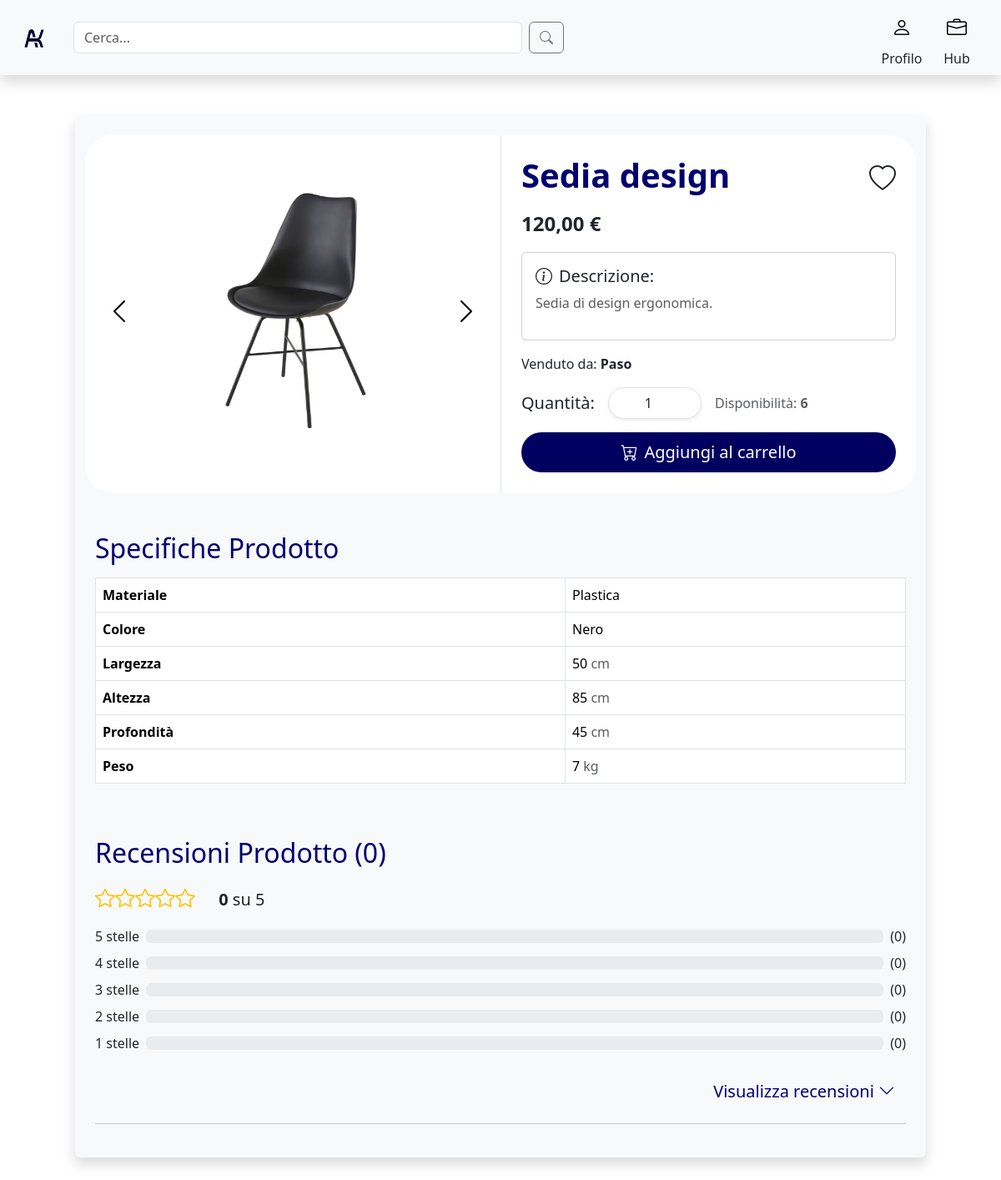
Page /singleProduct.php?id=4 (signed in) on the committed database.
### tables this page shows
create table ImmagineProdotto (
     PercorsoImg VARCHAR(60) not null,
     Icona char not null,
     CodiceProdotto INT not null,
     constraint ID_ImmagineProdotto_ID primary key (PercorsoImg));

CREATE TABLE Prodotto (
    CodiceProdotto INT AUTO_INCREMENT,
    Nome VARCHAR(40) NOT NULL,
    Prezzo FLOAT NOT NULL,
    Descrizione VARCHAR(200) NOT NULL,
    NomeMateriale VARCHAR(40) not null,
    NomeColore VARCHAR(40) not null,
    Peso FLOAT NOT NULL,
    Disponibilita INT NOT NULL DEFAULT 6,
    Altezza FLOAT NOT NULL,
    Larghezza FLOAT NOT NULL,
    Profondita FLOAT NOT NULL,
    ValutazioneMedia FLOAT NOT NULL DEFAULT 0,  
    NumeroRecensioni INT NOT NULL DEFAULT 0,      
    NomeAmbiente VARCHAR(40) NOT NULL,
    NomeCategoria VARCHAR(40) NOT NULL,
    Username VARCHAR(20) NOT NULL,
    Rimosso char NOT NUlL,
    CONSTRAINT ID_Prodotto_ID PRIMARY KEY (CodiceProdotto)
);

### singleProduct.php (called while the page is built, shortened)
<?php
require_once 'bootstrap.php';
$templateParams["titolo"] = "Aeki - SingleProduct";
$templateParams["nome"] = "singleProduct_main.php";
$idprodotto = $_GET["id"];
$templateParams["prodotto"] = $dbh->getProdotto($idprodotto);
$templateParams["immagini"] = $dbh->getProdottoImages($idprodotto);
$templateParams["reviewsStats"] = $dbh->getStarNumber($idprodotto);
$templateParams["reviews"] = $dbh->getProductReviews($idprodotto);
$templateParams["prodotto"]["InWishlist"] = "false";
if (isset($_SESSION['user_id'])) {
    $userId = $_SESSION['user_id'];
    $templateParams["userType"] = $dbh->userType($userId);
}else{
    $templateParams["userType"] = "Cliente";
}
$templateParams["js"] = array("js/addToCart.js","js/likeButton.js","js/singleProductReview.js");
require 'template/base.php';
?>

### db/database.php (called while the page is built, shortened)
<?php
class DatabaseHelper{
    private $db;
    public function __construct($servername, $username, $password, $dbname){
        $this->db = new mysqli($servername, $username, $password, $dbname);
    }
    public function userType($username){
        $stmt = $this->db->prepare("SELECT Tipo FROM Utente WHERE username=?");
        $stmt->bind_param('s',$username);
        $stmt->execute();
        $result = $stmt->get_result()->fetch_assoc();
        $row = $result["Tipo"];
        return $row;
    }
    public function getProdotto($idProdotto){
        $stmt = $this->db->prepare("SELECT * FROM Prodotto WHERE CodiceProdotto=?");
        $stmt->bind_param('s',$idProdotto);
        $stmt->execute();
        $result = $stmt->get_result();
        return $result->fetch_assoc();
    }
    public function getProdottoImages($idProdotto){
        $stmt = $this->db->prepare("SELECT PercorsoImg, Icona FROM ImmagineProdotto WHERE CodiceProdotto=?");
        $stmt->bind_param('s',$idProdotto);
        $stmt->execute();
        $result = $stmt->get_result();
        return $result->fetch_all(MYSQLI_ASSOC);
    }
    public function getStarNumber($idProdotto){
        $stmt = $this->db->prepare("SELECT r.stelle,COUNT(r.IDrecensione) AS numeroRecensioni
                                    FROM Recensione r
                                    WHERE r.CodiceProdotto = ?
                                    GROUP BY r.stelle
                                    ORDER BY r.stelle DESC");
        $stmt->bind_param('i', $idProdotto);
        $stmt->execute();
        $result = $stmt->get_result();
        return $result->fetch_all(MYSQLI_ASSOC);
    }
    public function getProductReviews($idProdotto){
        $stmt = $this->db->prepare("SELECT IDrecensione,Testo,stelle,r.Username AS Cliente
                                    FROM Recensione AS r
                                    JOIN Prodotto AS p ON p.CodiceProdotto = r.CodiceProdotto
                                    WHERE p.CodiceProdotto = ?");
        $stmt->bind_param('i', $idProdotto);
        $stmt->execute();
        $result = $stmt->get_result();
        return $result->fetch_all(MYSQLI_ASSOC);
    }
}
?>

### bootstrap.php (called while the page is built, shortened)
<?php
require_once("utils/functions.php");
require_once("db/database.php");
$dbh = new DatabaseHelper("localhost", "root", "", "aekiDb");
?>

### template/singleProduct_main.php (the view, shortened to what this page needs)
<link rel="stylesheet" href="./css/singleProduct_style.css">
<?php $prodotto = $templateParams["prodotto"];?>
<div class="row d-flex justify-content-center my-5">
    <div class = "col-md-10 col-12 rounded shadow bg-light p-4">
        <div class="row d-flex align-items-stretch bg-white rounded-5 ">
            <div class="col-md-6 d-flex justify-content-center align-items-center">
                <button class="btn me-3" type="button" data-bs-target="#productCarousel" data-bs-slide="prev">
                    <span class="carousel-control-prev-icon" aria-hidden="true"></span>
                </button>
                <div id="productCarousel" class="carousel slide p-2" data-bs-ride="carousel">
                    <div class="carousel-inner">
                        <?php foreach ($templateParams["immagini"] as $img): ?>
                            <?php if ($img["Icona"] == 'Y'): ?>
                                <div class="carousel-item active">
                                    <img src="<?php echo $img["PercorsoImg"]; ?>" class="d-block img-fluid rounded" alt="<?php echo $img["PercorsoImg"]; ?>">
                                </div>
                            <?php else : ?>
                                <div class="carousel-item">
                                    <img src="<?php echo $img["PercorsoImg"]; ?>" class="d-block img-fluid rounded" alt="<?php echo $img["PercorsoImg"]; ?>">
                                </div>
                            <?php endif; ?>
                        <?php endforeach; ?>
                    </div>
                </div>
                <button class="btn ms-3" type="button" data-bs-target="#productCarousel" data-bs-slide="next">
                    <span class="carousel-control-next-icon" aria-hidden="true"></span>
                </button>
            </div>
            <div class="col-md-6 p-4 d-flex border-start flex-column">
                <div class="d-flex align-items-center mb-2">
                    <h1 class="fw-bold flex-grow-1 display-6 " style = "color:#000070"><?php echo $prodotto["Nome"]; ?></h1>
                    <div>
                        <?php if ($prodotto["InWishlist"] == "true"): ?>
                            <span class="bi bi-heart-fill fs-2" data-id="<?php echo htmlspecialchars($prodotto["CodiceProdotto"]); ?>" style="display:inline-block;color:#B00000"></span>
                            <span class="bi bi-heart fs-2" data-id="<?php echo htmlspecialchars($prodotto["CodiceProdotto"]); ?>" style="display:none;"></span>
                        <?php else: ?>
                            <span class="bi bi-heart fs-2" data-id="<?php echo htmlspecialchars($prodotto["CodiceProdotto"]); ?>" style="display:inline-block;"></span>
                        <?php endif; ?>
                    </div>
                </div>
                <div class="mb-3">
                    <span class="fs-4 fw-semibold"><?php echo number_format($prodotto["Prezzo"], 2, ',', ''); ?> €</span>
                </div>
                <div class="card p-3 mb-3">
                    <h2 class="card-title fs-5"><span class="bi bi-info-circle me-2"></span>Descrizione:</h2>
                    <p class="fs-6 text-muted"><?php echo $prodotto["Descrizione"]; ?></p>
                </div>
                <span class="mb-3" >Venduto da: <span class="fw-semibold" ><?php echo $prodotto["Username"]; ?></span></span>
                <div class="d-flex align-items-center mb-3">
                    <label for="quantity" class="me-3 fs-5">Quantità:</label>
                    <input type="number" id="quantity" class="form-control w-25 me-3 rounded-pill px-4 text-center shadow-sm"
                        onchange="updateQuantity(<?php echo $prodotto['Disponibilita']?>)"
                        min="<?php echo $prodotto["Disponibilita"] > 0 ? 1 : 0; ?>"
                        max="<?php echo $prodotto["Disponibilita"]; ?>"
                        value="<?php echo $prodotto["Disponibilita"] > 0 ? 1 : 0; ?>">
                    <span class="text-muted fs-6">Disponibilità:
                        <span class="fw-semibold" style="<?php echo $prodotto["Disponibilita"] < 5 ? 'color:#B00000' : ''; ?>">
                            <?php echo $prodotto["Disponibilita"]; ?>
                        </span>
                    </span>
                </div>
                <button id="addToCartButton" class="btn rounded-pill w-100 py-2 fs-5 hover-shadow" style="background-color: #000060; color: #FFFFFF" data-id="<?php echo htmlspecialchars($prodotto["CodiceProdotto"]); ?> ">
                    <span class="bi bi-cart-plus me-2"></span>Aggiungi al carrello
                </button>
            </div>
        </div>
        <div class="row mt-5 ">
            <div class="col-12">
                <h2 class="mb-3" style = "color:#000070">Specifiche Prodotto</h2>
                <table class="table table-bordered table-rounded">
                    <tbody>
                        <tr>
                            <th>Materiale</th>
                            <td><?php echo $prodotto["NomeMateriale"]?></td>
                        </tr>
                        <tr>
                            <th>Colore</th>
                            <td><?php echo $prodotto["NomeColore"]?></td>
                        </tr>
                        <tr>
                            <th>Largezza</th>
                            <td><?php echo $prodotto["Larghezza"]?> <span class = "text-muted">cm</span></td>
                        </tr>
                        <tr>
                            <th>Altezza</th>
                            <td><?php echo $prodotto["Altezza"]?> <span class = "text-muted">cm</span></td>
                        </tr>
                        <tr>
                            <th>Profondità</th>
                            <td><?php echo $prodotto["Profondita"]?> <span class = "text-muted">cm</span></td>
                        </tr>
                        <tr>
                            <th>Peso</th>
                            <td><?php echo $prodotto["Peso"]?> <span class = "text-muted">kg</span></td>
                        </tr>
                    </tbody>
                </table>
            </div>
        </div>
        <?php $totalReviews = $prodotto["NumeroRecensioni"]?>
        <div class="row mt-5 ">
            <div class="col-12 ">
                <h2 class="mb-3" style = "color:#000070">Recensioni Prodotto<span class = "ms-2">(<?php echo $totalReviews?>)</span></h2>
                <div class=" mb-3">
                    <span class="fs-4 text-warning"><?php echo getStars((int)$prodotto["ValutazioneMedia"]) ?></span>
                    <span class = "ms-4 fs-5 fw-semibold"><?php echo $prodotto["ValutazioneMedia"] ?> <span class = "fs-5 fw-normal"> su 5</span></span>
                </div>
                <?php foreach (range(5, 1) as $stars): ?>
                    <?php
                    $reviewCount = 0;
                    ?>
                    <div class="d-flex align-items-center mb-2">
                        <span class="me-2"><?php echo $stars ?> stelle</span>
                        <div class="progress flex-grow-1">
                        </div>
                        <span class="ms-2">(<?php echo $reviewCount ?>)</span>
                    </div>
                <?php endforeach; ?>
            </div>
            <div class="col-12 mt-3">
                <div class="d-flex justify-content-md-end justify-content-center">
                    <button class="btn btn-link text-decoration-none fs-5" id="toggle-reviews-btn" style="color:#000070">
                        Visualizza recensioni
                        <span class="bi bi-chevron-down" id="toggle-icon"></span>
                    </button>
                </div>
                <hr>
            </div>
        </div>
    </div>
</div>

### css/singleProduct_style.css (style rules this page uses)
.carousel-inner img { max-width: 100%; max-height: 400px; object-fit: contain; }
.carousel-item img { transition: transform 0.1s ease, box-shadow 0.1s ease; cursor: zoom-in; object-fit: contain; }
.carousel-control-prev-icon, .carousel-control-next-icon { filter: invert(1); }

### rows in the picture
immagineprodotto: PercorsoImg (picture)
prodotto: Nome "Sedia design", Prezzo "120,00", Descrizione "Sedia di design ergonomica.", Username "Paso", Disponibilita "1", Disponibilita "6", NomeMateriale "Plastica", NomeColore "Nero", Larghezza "50", Altezza "85", Profondita "45", Peso "7", NumeroRecensioni "0", ValutazioneMedia "0"

### other values in the picture
$stars "5"
$reviewCount "0"
$stars "4"
$stars "3"
$stars "2"
$stars "1"
